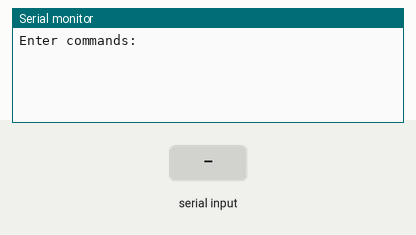
A sketch run on a simulated Arduino Uno, built with avr-gcc and run on an emulated ATmega328P. Parts: the last lines printed to the serial monitor. The inputs (shaded band) are chosen by the test bench.

Above: at 1.2 s.
1.3 s: "1" received over the second serial link
At 2.5 s:
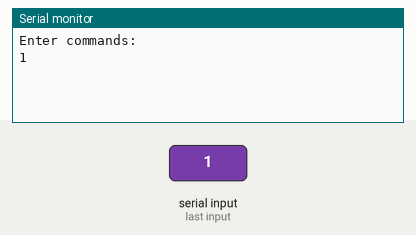
2.8 s: "0" received over the second serial link
At 3.9 s:
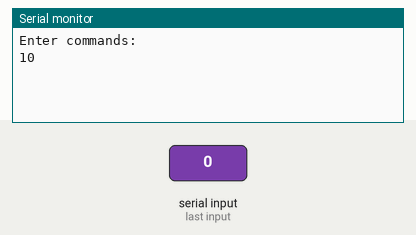

Measured:
- after the input at 1.3 s, the serial monitor: prints a new line at once (image 1)
- after the input at 2.8 s, the serial monitor: prints a new line at once (image 2)

The sketch:

btSet.ino
```cpp
#include <SoftwareSerial.h>
SoftwareSerial BT(11, 12);   // RX & TX

void setup()
{
  BT.begin(9600);
  Serial.begin(9600);
  Serial.println("Enter commands:");
}

void loop()
{
  if (BT.available())
  {
    char data = BT.read();
    Serial.print(data);
  }
  if (Serial.available())
    BT.write(Serial.read());
}
```
